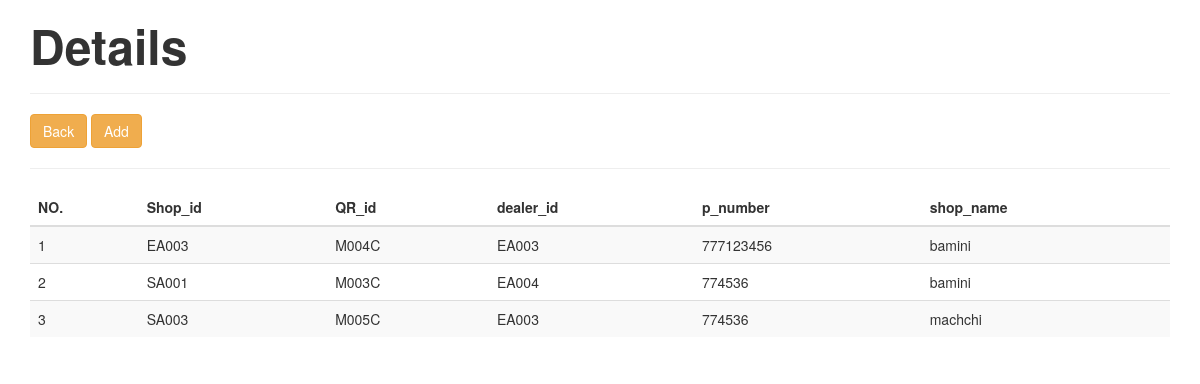
Screenshot of /dealings_shop.php with the database file from the repository.
### tables this page shows
CREATE TABLE `dealings_shop` (
  `Shop_id` varchar(5) NOT NULL,
  `QR_id` varchar(5) NOT NULL,
  `dealer_id` varchar(5) NOT NULL,
  `p_number` int(10) NOT NULL,
  `shop_name` varchar(20) NOT NULL
);

### dealings_shop.php (the view)
<?php
require_once'connection_index.php';
?>
<!DOCTYPE html>
<html lang="en">
<link href="https://maxcdn.bootstrapcdn.com/bootstrap/3.3.0/css/bootstrap.min.css" rel="stylesheet">
<body>
<div class="container">
<div class="row">
<div class="col-md-12">
<h3><b><FONT size='50px'> Details</font></b></h3> <hr />
<a href="admin.php"><button class="btn btn-warning">Back</button></a>
<a href="insert_dealing.php"><button class="btn btn-warning">Add </button></a><hr />
<div class="table-responsive">
<table id="mytable" class="table table-bordred table-striped">
<thead>
<th>NO.</th>
<th>Shop_id</th>
<th>QR_id</th>
<th>dealer_id</th>
<th>p_number</th>
<th>shop_name</th>
</thead>
<tbody>
<?php
$sql =mysqli_query($con, "call dealing_shop_details()");
$cnt=1;
$row=mysqli_num_rows($sql);
if($row>0){
while ($result=mysqli_fetch_array($sql)) {
?>
<tr>
<td><?php echo htmlentities($cnt);?></td>
<td><?php echo htmlentities($result['Shop_id']);?></td>
<td><?php echo htmlentities($result['QR_id']);?></td>
<td><?php echo htmlentities($result['dealer_id']);?></td>
<td><?php echo htmlentities($result['p_number']);?></td>
<td><?php echo htmlentities($result['shop_name']);?></td>
</tr>
<?php
$cnt++;
} } else { ?>
<tr>
<td colspan="9" style="color:red; font-weight:bold;text-align:center;"> No Record found</td>
</tr>
<?php } ?>
</tbody>
</table>
</div>
</div>
</div>
</div>
</body>
</html>

### rows the page displays
dealings_shop: Shop_id "EA003", QR "M004C", dealer "EA003", p_number "777123456", shop_name "bamini"
dealings_shop: Shop_id "SA001", QR "M003C", dealer "EA004", p_number "774536", shop_name "bamini"
dealings_shop: Shop_id "SA003", QR "M005C", dealer "EA003", p_number "774536", shop_name "machchi"
